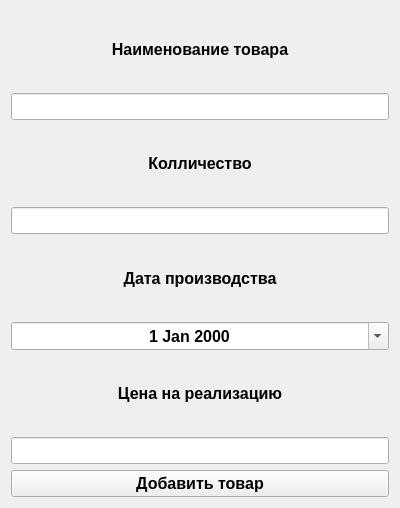
<?xml version="1.0" encoding="UTF-8"?>
<ui version="4.0">
 <class>addProduct</class>
 <widget class="QWidget" name="addProduct">
  <property name="geometry">
   <rect>
    <x>0</x>
    <y>0</y>
    <width>400</width>
    <height>508</height>
   </rect>
  </property>
  <property name="windowTitle">
   <string>Form</string>
  </property>
  <layout class="QGridLayout" name="gridLayout">
   <item row="9" column="1">
    <widget class="QPushButton" name="pushButton">
     <property name="font">
      <font>
       <pointsize>12</pointsize>
       <weight>75</weight>
       <bold>true</bold>
      </font>
     </property>
     <property name="text">
      <string>Добавить товар</string>
     </property>
    </widget>
   </item>
   <item row="3" column="1">
    <widget class="QLabel" name="label_2">
     <property name="font">
      <font>
       <pointsize>12</pointsize>
       <weight>75</weight>
       <bold>true</bold>
      </font>
     </property>
     <property name="text">
      <string>Колличество</string>
     </property>
     <property name="alignment">
      <set>Qt::AlignCenter</set>
     </property>
    </widget>
   </item>
   <item row="8" column="1">
    <widget class="QLineEdit" name="lineEdit_3">
     <property name="font">
      <font>
       <pointsize>12</pointsize>
       <weight>75</weight>
       <bold>true</bold>
      </font>
     </property>
     <property name="alignment">
      <set>Qt::AlignCenter</set>
     </property>
    </widget>
   </item>
   <item row="1" column="1">
    <widget class="QLabel" name="label">
     <property name="font">
      <font>
       <pointsize>12</pointsize>
       <weight>75</weight>
       <bold>true</bold>
      </font>
     </property>
     <property name="text">
      <string>Наименование товара</string>
     </property>
     <property name="alignment">
      <set>Qt::AlignCenter</set>
     </property>
    </widget>
   </item>
   <item row="4" column="1">
    <widget class="QLineEdit" name="lineEdit_2">
     <property name="font">
      <font>
       <pointsize>12</pointsize>
       <weight>75</weight>
       <bold>true</bold>
      </font>
     </property>
     <property name="alignment">
      <set>Qt::AlignCenter</set>
     </property>
    </widget>
   </item>
   <item row="2" column="1">
    <widget class="QLineEdit" name="lineEdit">
     <property name="font">
      <font>
       <pointsize>12</pointsize>
       <weight>75</weight>
       <bold>true</bold>
      </font>
     </property>
     <property name="alignment">
      <set>Qt::AlignCenter</set>
     </property>
    </widget>
   </item>
   <item row="6" column="1">
    <widget class="QDateEdit" name="dateEdit">
     <property name="font">
      <font>
       <pointsize>12</pointsize>
       <weight>75</weight>
       <bold>true</bold>
      </font>
     </property>
     <property name="alignment">
      <set>Qt::AlignCenter</set>
     </property>
     <property name="calendarPopup">
      <bool>true</bool>
     </property>
    </widget>
   </item>
   <item row="5" column="1">
    <widget class="QLabel" name="label_3">
     <property name="font">
      <font>
       <pointsize>12</pointsize>
       <weight>75</weight>
       <bold>true</bold>
      </font>
     </property>
     <property name="text">
      <string>Дата производства</string>
     </property>
     <property name="alignment">
      <set>Qt::AlignCenter</set>
     </property>
    </widget>
   </item>
   <item row="7" column="1">
    <widget class="QLabel" name="label_4">
     <property name="font">
      <font>
       <pointsize>12</pointsize>
       <weight>75</weight>
       <bold>true</bold>
      </font>
     </property>
     <property name="text">
      <string>Цена на реализацию</string>
     </property>
     <property name="alignment">
      <set>Qt::AlignCenter</set>
     </property>
    </widget>
   </item>
  </layout>
 </widget>
 <resources/>
 <connections/>
</ui>
